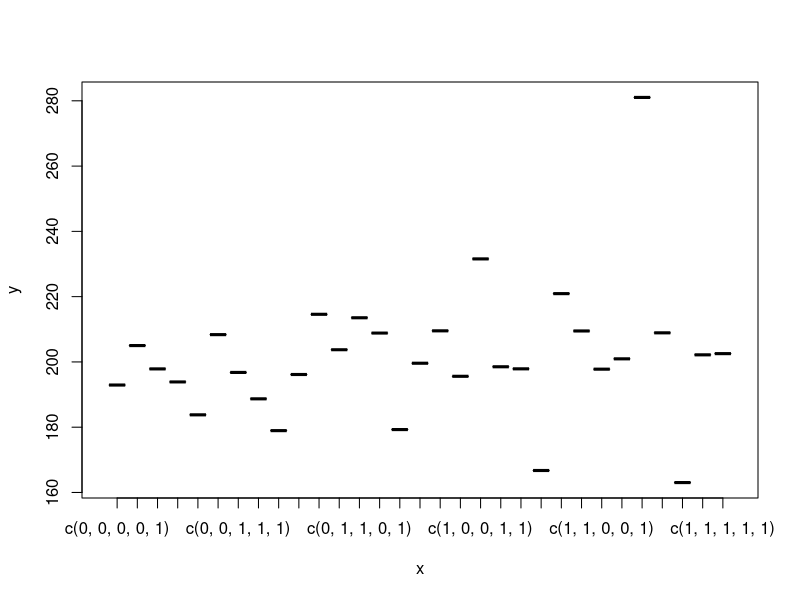

This figure's R source:

#linear regression
mylin=function(X,Y, Xpred){
  Xpred1=cbind(1,Xpred)
  X = cbind(1,X)
  #MISSING: check formulas for linear regression and compute beta
print(Xpred1)
  beta <- (solve(t(X)%*%X))%*%t(X)%*%Y
  print(beta)
  Res=Xpred1%*%beta
  return(Res)
}

myCV=function(X,Y,Nfolds){
  print(X)
  n=length(Y)
  p=ncol(X)
  set.seed(12345)
  ind=sample(n,n)
  X1=X[ind,]
  Y1=Y[ind]
  sF=floor(n/Nfolds)
  MSE=numeric(2^p-1)
  Nfeat=numeric(2^p-1)
  Features=list()
  curr=0
  
  #we assume 5 features.
  
  for (f1 in 0:1)
    for (f2 in 0:1)
      for(f3 in 0:1)
        for(f4 in 0:1)
          for(f5 in 0:1){
            model= c(f1,f2,f3,f4,f5)
            if (sum(model)==0) next()
            SSE=0
            #Creating five folds for the parameters
            X<-X[sample(nrow(X)),]
            folds <- cut(seq(1,nrow(X)),breaks=5,labels=FALSE)
            
            #Looping through all folds
            for (k in 1:Nfolds){
              #MISSING: compute which indices should belong to current fold
              n=dim(X)[1]
              id <- which(folds==k,arr.ind=TRUE)
              

              newX <- as.matrix(X[,which(model==1)])
              # flds <- createFolds(newX, k = 5, list = TRUE, returnTrain = FALSE)
              # id <- as.integer(unlist(flds[k]))
              train <- newX[-id,]
         
              test <- newX[id,]
              #MISSING: implement cross-validation for model with features in "model" and iteration i.
              
              Ypred <- mylin(train, Y[-id] ,test)
              Yp <- Y[id]
              #MISSING: Get the predicted values for fold 'k', Ypred, and the original values for folf 'k', Yp.
              SSE=SSE+sum((Ypred-Yp)^2)
            }
            curr=curr+1
            MSE[curr]=SSE/n
            Nfeat[curr]=sum(model)
            Features[[curr]]=model
            
          }
  
  #MISSING: plot MSE against number of features

            plot(factor(as.character(Features)),MSE)
  
  i=which.min(MSE)
  return(list(CV=MSE[i], Features=Features[[i]]))
}

myCV(as.matrix(swiss[,2:6]), swiss[[1]], 5)